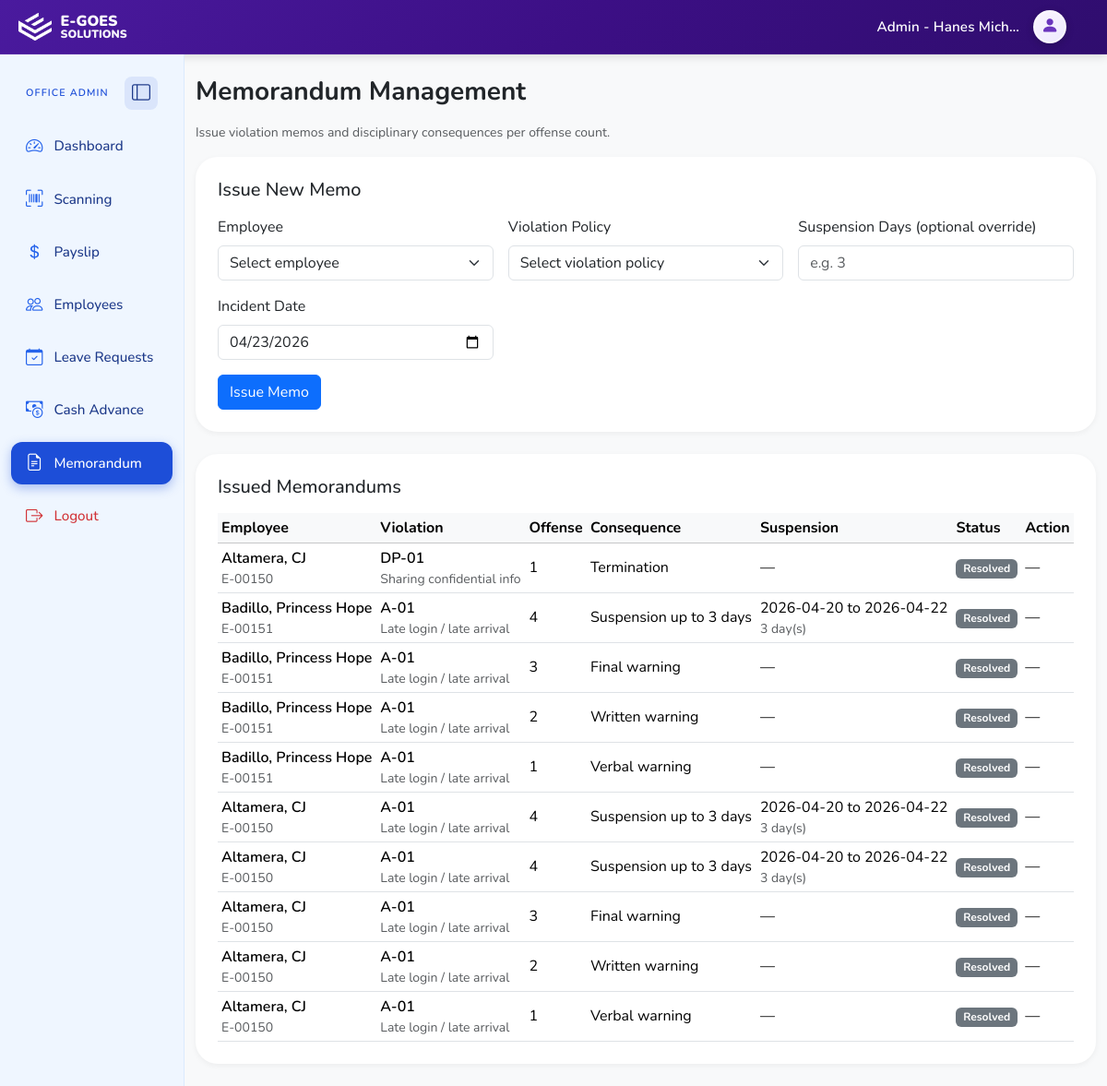
/EgoesSolution/admin/memorandum.php (signed in), run on the app's committed database.
### tables this page shows
CREATE TABLE IF NOT EXISTS `users` (
  `id` int NOT NULL AUTO_INCREMENT,
  `office_id` int DEFAULT NULL,
  `role` enum('superadmin','admin','employee') NOT NULL,
  `full_name` varchar(150) NOT NULL,
  `email` varchar(150) NOT NULL,
  `password_hash` varchar(255) NOT NULL,
  `profile_image` varchar(255) DEFAULT NULL,
  `is_active` tinyint(1) NOT NULL DEFAULT '1',
  `created_at` timestamp NOT NULL DEFAULT CURRENT_TIMESTAMP,
  PRIMARY KEY (`id`),
  UNIQUE KEY `email` (`email`),
  KEY `office_id` (`office_id`),
  CONSTRAINT `users_ibfk_1` FOREIGN KEY (`office_id`) REFERENCES `offices` (`id`)
);

CREATE TABLE IF NOT EXISTS `employee_memos` (
  `id` int NOT NULL AUTO_INCREMENT,
  `user_id` int NOT NULL,
  `employee_id` int DEFAULT NULL,
  `office_id` int NOT NULL,
  `issued_by` int NOT NULL,
  `violation_code` varchar(50) NOT NULL,
  `violation_name` varchar(255) NOT NULL,
  `offense_number` int NOT NULL,
  `consequence` varchar(255) NOT NULL,
  `consequence_type` varchar(30) NOT NULL,
  `suspension_days` int DEFAULT NULL,
  `suspension_start` date DEFAULT NULL,
  `suspension_end` date DEFAULT NULL,
  `memo_notes` text,
  `status` varchar(30) NOT NULL DEFAULT 'active',
  `created_at` timestamp NULL DEFAULT CURRENT_TIMESTAMP,
  `updated_at` timestamp NULL DEFAULT CURRENT_TIMESTAMP ON UPDATE CURRENT_TIMESTAMP,
  PRIMARY KEY (`id`),
  KEY `idx_employee_memos_user` (`user_id`),
  KEY `idx_employee_memos_office` (`office_id`),
  KEY `idx_employee_memos_violation` (`violation_code`),
  KEY `idx_employee_memos_status` (`status`),
  KEY `idx_employee_memos_office_created` (`office_id`,`created_at`,`id`)
);

CREATE TABLE IF NOT EXISTS `employees` (
  `id` int NOT NULL AUTO_INCREMENT,
  `user_id` int NOT NULL,
  `employee_code` varchar(50) NOT NULL,
  `position` varchar(100) DEFAULT NULL,
  `rate_type` enum('hourly','monthly') NOT NULL,
  `rate_amount` decimal(10,2) NOT NULL DEFAULT '0.00',
  `date_hired` date DEFAULT NULL,
  PRIMARY KEY (`id`),
  UNIQUE KEY `employee_code` (`employee_code`),
  KEY `user_id` (`user_id`),
  CONSTRAINT `employees_ibfk_1` FOREIGN KEY (`user_id`) REFERENCES `users` (`id`)
);

### EgoesSolution/admin/memorandum.php (the view, shortened to what this page needs)
<?php
require_once __DIR__ . '/../config/database.php';
$officeId = (int) ($_SESSION['office_id'] ?? 0);
$error = $_SESSION['memo_flash_error'] ?? null;
try {
    $pdo->exec(
        'CREATE TABLE IF NOT EXISTS violation_policies (
            id INT AUTO_INCREMENT PRIMARY KEY,
            code VARCHAR(50) NOT NULL UNIQUE,
            violation_name VARCHAR(255) NOT NULL,
            refresh_months INT NOT NULL DEFAULT 0,
            offense_1 VARCHAR(255) NOT NULL,
            offense_1_type VARCHAR(50) DEFAULT "warning",
            offense_1_days INT DEFAULT 0,
            offense_2 VARCHAR(255) NOT NULL,
            offense_2_type VARCHAR(50) DEFAULT "warning",
            offense_2_days INT DEFAULT 0,
            offense_3 VARCHAR(255) NOT NULL,
            offense_3_type VARCHAR(50) DEFAULT "warning",
            offense_3_days INT DEFAULT 0,
            offense_4 VARCHAR(255) NOT NULL,
            offense_4_type VARCHAR(50) DEFAULT "warning",
            offense_4_days INT DEFAULT 0,
            is_active TINYINT(1) NOT NULL DEFAULT 1,
            created_at TIMESTAMP DEFAULT CURRENT_TIMESTAMP,
            updated_at TIMESTAMP DEFAULT CURRENT_TIMESTAMP ON UPDATE CURRENT_TIMESTAMP
        ) ENGINE=InnoDB DEFAULT CHARSET=utf8mb4'
    );
    $pdo->exec(
        'CREATE TABLE IF NOT EXISTS employee_memos (
            id INT AUTO_INCREMENT PRIMARY KEY,
            user_id INT NOT NULL,
            employee_id INT NULL,
            office_id INT NOT NULL,
            issued_by INT NOT NULL,
            violation_code VARCHAR(50) NOT NULL,
            violation_name VARCHAR(255) NOT NULL,
            offense_number INT NOT NULL,
            consequence VARCHAR(255) NOT NULL,
            consequence_type VARCHAR(30) NOT NULL,
            suspension_days INT NULL,
            suspension_start DATE NULL,
            suspension_end DATE NULL,
            memo_notes TEXT NULL,
            status VARCHAR(30) NOT NULL DEFAULT "active",
            created_at TIMESTAMP DEFAULT CURRENT_TIMESTAMP,
            updated_at TIMESTAMP DEFAULT CURRENT_TIMESTAMP ON UPDATE CURRENT_TIMESTAMP,
            INDEX idx_employee_memos_user (user_id),
            INDEX idx_employee_memos_office (office_id),
            INDEX idx_employee_memos_violation (violation_code),
            INDEX idx_employee_memos_status (status)
        ) ENGINE=InnoDB DEFAULT CHARSET=utf8mb4'
    );
    $pdo->exec(
        'CREATE TABLE IF NOT EXISTS violation_letter_templates (
            id INT AUTO_INCREMENT PRIMARY KEY,
            code VARCHAR(50) NOT NULL UNIQUE,
            subject_template VARCHAR(255) NOT NULL,
            body_template TEXT NOT NULL,
            is_active TINYINT(1) NOT NULL DEFAULT 1,
            created_at TIMESTAMP DEFAULT CURRENT_TIMESTAMP,
            updated_at TIMESTAMP DEFAULT CURRENT_TIMESTAMP ON UPDATE CURRENT_TIMESTAMP
        ) ENGINE=InnoDB DEFAULT CHARSET=utf8mb4'
    );
} catch (Throwable $e) {
    $error = 'Unable to initialize memorandum records.';
}
$memos = [];
$memoPage = max(1, (int) ($_GET['memo_page'] ?? 1));
$memoPerPage = 25;
if ($officeId > 0 && $error === null) {
    try {
        $memoOffset = ($memoPage - 1) * $memoPerPage;
        $memoStmt = $pdo->prepare(
            "SELECT m.id, m.user_id, m.employee_id, m.office_id, m.issued_by, m.violation_code, m.violation_name,
                    m.offense_number, m.consequence, m.consequence_type, m.suspension_days, m.suspension_start,
                    m.suspension_end, m.memo_notes, m.status, m.created_at, u.full_name AS employee_name, e.employee_code
             FROM employee_memos m
             JOIN users u ON u.id = m.user_id
             LEFT JOIN employees e ON e.user_id = m.user_id
             WHERE m.office_id = ?
             ORDER BY m.created_at DESC, m.id DESC
             LIMIT $memoPerPage OFFSET $memoOffset"
        );
        $memoStmt->execute([$officeId]);
        $memos = $memoStmt->fetchAll(PDO::FETCH_ASSOC) ?: [];
    } catch (Throwable $e) {
        $error = 'Unable to load memorandum data.';
    }
}
?>
<!DOCTYPE html>
<html lang="en">
  <head>
    <link
      href="https://cdn.jsdelivr.net/npm/bootstrap@5.3.3/dist/css/bootstrap.min.css"
      rel="stylesheet"
    />
    <link rel="stylesheet" href="https://cdn.jsdelivr.net/npm/bootstrap-icons@1.11.3/font/bootstrap-icons.css" />
    <link rel="stylesheet" href="../assets/css/style.css?v=blue1" />
  </head>
  <body class="bg-light">
    <?php include __DIR__ . '/../includes/header.php'; ?>
    <div class="container-fluid">
      <div class="row">
        <?php include __DIR__ . '/../includes/sidebar_admin.php'; ?>
        <main class="col-12 col-md-9 col-lg-10 py-4">
          <h3 class="mb-3 fw-bold">Memorandum Management</h3>
          <p class="text-muted small mb-3">Issue violation memos and disciplinary consequences per offense count.</p>
          <div class="eg-panel mb-4">
            <h5 class="mb-3">Issue New Memo</h5>
            <form method="post" class="row g-3">
              <div class="col-md-4">
                <label for="user_id" class="form-label">Employee</label>
                <select id="user_id" name="user_id" class="form-select" required>
                  <option value="">Select employee</option>
                </select>
              </div>
              <div class="col-md-4">
                <label for="violation_code" class="form-label">Violation Policy</label>
                <select id="violation_code" name="violation_code" class="form-select" required>
                  <option value="">Select violation policy</option>
                </select>
              </div>
              <div class="col-md-4">
                <label for="suspension_days" class="form-label">Suspension Days (optional override)</label>
                <input type="number" min="0" id="suspension_days" name="suspension_days" class="form-control" placeholder="e.g. 3" />
              </div>
              <div class="col-md-4">
                <label for="incident_date" class="form-label">Incident Date</label>
                <input type="date" id="incident_date" name="incident_date" class="form-control" value="<?= htmlspecialchars(date('Y-m-d'), ENT_QUOTES, 'UTF-8') ?>" />
              </div>
              <div class="col-12">
                <button type="submit" class="btn btn-primary">Issue Memo</button>
              </div>
            </form>
          </div>
          <div class="eg-panel">
            <h5 class="mb-3">Issued Memorandums</h5>
            <?php if (empty($memos)): ?>
              <p class="text-muted mb-0">No memorandums issued yet.</p>
            <?php else: ?>
              <div class="table-responsive">
                <table class="table table-sm align-middle mb-0">
                  <thead class="table-light">
                    <tr>
                      <th>Employee</th>
                      <th>Violation</th>
                      <th>Offense</th>
                      <th>Consequence</th>
                      <th>Suspension</th>
                      <th>Status</th>
                      <th>Action</th>
                    </tr>
                  </thead>
                  <tbody>
                    <?php foreach ($memos as $memo): ?>
                      <?php
                      $status = strtolower((string) ($memo['status'] ?? 'resolved'));
                      $badgeClass = $status === 'active' ? 'bg-danger' : 'bg-secondary';
                      ?>
                      <tr>
                        <td>
                          <div class="fw-semibold"><?= htmlspecialchars((string) ($memo['employee_name'] ?? ''), ENT_QUOTES, 'UTF-8') ?></div>
                          <div class="small text-muted"><?= htmlspecialchars((string) ($memo['employee_code'] ?? ''), ENT_QUOTES, 'UTF-8') ?></div>
                        </td>
                        <td>
                          <div class="fw-semibold"><?= htmlspecialchars((string) ($memo['violation_code'] ?? ''), ENT_QUOTES, 'UTF-8') ?></div>
                          <div class="small text-muted"><?= htmlspecialchars((string) ($memo['violation_name'] ?? ''), ENT_QUOTES, 'UTF-8') ?></div>
                        </td>
                        <td><?= (int) ($memo['offense_number'] ?? 0) ?></td>
                        <td>
                          <div><?= htmlspecialchars((string) ($memo['consequence'] ?? ''), ENT_QUOTES, 'UTF-8') ?></div>
                        </td>
                        <td>
                          <?php if (($memo['consequence_type'] ?? '') === 'suspension'): ?>
                            <?= htmlspecialchars((string) ($memo['suspension_start'] ?? '-'), ENT_QUOTES, 'UTF-8') ?>
                            to
                            <?= htmlspecialchars((string) ($memo['suspension_end'] ?? '-'), ENT_QUOTES, 'UTF-8') ?>
                            <div class="small text-muted"><?= (int) ($memo['suspension_days'] ?? 0) ?> day(s)</div>
                          <?php else: ?>
                            —
                          <?php endif; ?>
                        </td>
                        <td><span class="badge <?= $badgeClass ?>"><?= htmlspecialchars(ucfirst($status), ENT_QUOTES, 'UTF-8') ?></span></td>
                        <td>
                          <?php if ($status === 'active'): ?>
                            <form method="post">
                              <input type="hidden" name="action" value="resolve_memo" />
                              <input type="hidden" name="memo_id" value="<?= (int) ($memo['id'] ?? 0) ?>" />
                              <button type="submit" class="btn btn-sm btn-outline-secondary">Mark Resolved</button>
                            </form>
                          <?php else: ?>
                            —
                          <?php endif; ?>
                        </td>
                      </tr>
                    <?php endforeach; ?>
                  </tbody>
                </table>
              </div>
            <?php endif; ?>
          </div>
        </main>
      </div>
    </div>
  </body>
</html>

### EgoesSolution/includes/header.php (shortened to what this page needs)
<?php
$headerTopbarExtraClass = isset($headerTopbarExtraClass) ? trim((string) $headerTopbarExtraClass) : '';
if (isset($headerAssetBase)) {
  $headerAssetBase = trim((string) $headerAssetBase);
  $headerAssetBase = $headerAssetBase === '' ? '' : rtrim($headerAssetBase, '/') . '/';
} else {
  $headerAssetBase = '../';
}
$userId = (int) ($_SESSION['user_id'] ?? 0);
$headerAvatarUrl = '';
if ($userId > 0 && isset($pdo) && $pdo instanceof PDO) {
  try {
    $headerStmt = $pdo->prepare('SELECT full_name, profile_image FROM users WHERE id = ? LIMIT 1');
    $headerStmt->execute([$userId]);
    $headerUser = $headerStmt->fetch(PDO::FETCH_ASSOC);
    if ($headerUser) {
      $dbFullName = trim((string) ($headerUser['full_name'] ?? ''));
      if ($dbFullName !== '') {
        $name = $dbFullName;
      }
      $headerAvatarUrl = trim((string) ($headerUser['profile_image'] ?? ''));
    }
  } catch (Throwable $e) {
  }
}
$role = $_SESSION['role'] ?? '';
$prefix = '';
if ($role === 'superadmin') {
  $prefix = 'SuperAdmin - ';
} elseif ($role === 'admin') {
  $prefix = 'Admin - ';
} elseif ($role === 'employee') {
  $prefix = 'Employee - ';
}
$isProfileHeader = in_array($role, ['admin', 'superadmin', 'employee'], true);
$isEmployeeProfileModalEnabled = $role === 'employee';
$isAdminProfileModalEnabled = $role === 'admin';
$isSuperadminProfileModalEnabled = $role === 'superadmin';
$profileModalEnabled = $isEmployeeProfileModalEnabled || $isAdminProfileModalEnabled || $isSuperadminProfileModalEnabled;
$profileModalId = $isAdminProfileModalEnabled
  ? 'adminProfileModal'
  : ($isSuperadminProfileModalEnabled ? 'superadminProfileModal' : 'employeeProfileModal');
$parts = explode(',', $name, 2);
if (count($parts) > 1) {
  $displayName = trim($parts[1]);
} else {
  $nameParts = explode(' ', trim($name));
  $displayName = $nameParts[0];
}
?>
<header class="eg-topbar<?= $headerTopbarExtraClass !== '' ? ' ' . htmlspecialchars($headerTopbarExtraClass, ENT_QUOTES, 'UTF-8') : '' ?> d-flex justify-content-between align-items-center">
  <div class="eg-system-brand d-inline-flex align-items-center" style="gap:.6rem;">
    <img src="<?= htmlspecialchars($headerAssetBase, ENT_QUOTES, 'UTF-8') ?>assets/images/logo-white.png" alt="E-Goes Solutions" class="eg-system-logo" style="width:36px;height:auto;display:block;" />
    <div class="eg-system-wordmark d-flex flex-column" style="line-height:1.02;">
      <span class="eg-system-wordmark-top" style="font-size:1rem;font-weight:900;color:#fff;text-transform:uppercase;">E-Goes</span>
      <span class="eg-system-wordmark-bottom" style="font-size:.76rem;font-weight:900;color:rgba(255,255,255,.95);text-transform:uppercase;">Solutions</span>
    </div>
  </div>
  <?php if ($isProfileHeader): ?>
    <a
      href="<?= $profileModalEnabled ? '#' : 'profile.php' ?>"
      class="eg-topbar-user me-3"
      <?php if ($profileModalEnabled): ?>
      data-bs-toggle="modal"
      data-bs-target="#<?= $profileModalId ?>"
      <?php endif; ?>>
      <span class="eg-topbar-greeting" id="egTopbarGreeting"><?= htmlspecialchars($prefix . $displayName) ?></span>
      <div
        class="eg-avatar-circle eg-avatar-circle--header overflow-hidden d-flex align-items-center justify-content-center">
        <?php if ($headerAvatarUrl !== ''): ?>
          <img
            id="egTopbarAvatarImg"
            src="<?= htmlspecialchars($headerAvatarUrl) ?>"
            alt="Profile"
            style="width:100%;height:100%;object-fit:cover;"
          />
          <span class="bi bi-person-fill eg-topbar-avatar-fallback d-none" id="egTopbarAvatarFallback" aria-hidden="true"></span>
        <?php else: ?>
          <span class="bi bi-person-fill eg-topbar-avatar-fallback" id="egTopbarAvatarFallback" aria-hidden="true"></span>
        <?php endif; ?>
      </div>
    </a>
  <?php endif; ?>
</header>

### data on the page
users: full_name "Admin - Hanes Mich…"
employee_memos: user.full_name "Altamera, CJ", employee.employee_code "E-00150", violation_code "DP-01", violation_name "Sharing confidential info", offense_number "1", consequence "Termination", status "Resolved"
employee_memos: user.full_name "Badillo, Princess Hope", employee.employee_code "E-00151", violation_code "A-01", violation_name "Late login / late arrival", offense_number "4", consequence "Suspension up to 3 days", suspension_start "2026-04-20", suspension_end "2026-04-22", suspension_days "3", status "Resolved"
employee_memos: user.full_name "Badillo, Princess Hope", employee.employee_code "E-00151", violation_code "A-01", violation_name "Late login / late arrival", offense_number "3", consequence "Final warning", status "Resolved"
employee_memos: user.full_name "Badillo, Princess Hope", employee.employee_code "E-00151", violation_code "A-01", violation_name "Late login / late arrival", offense_number "2", consequence "Written warning", status "Resolved"
employee_memos: user.full_name "Badillo, Princess Hope", employee.employee_code "E-00151", violation_code "A-01", violation_name "Late login / late arrival", offense_number "1", consequence "Verbal warning", status "Resolved"
employee_memos: user.full_name "Altamera, CJ", employee.employee_code "E-00150", violation_code "A-01", violation_name "Late login / late arrival", offense_number "4", consequence "Suspension up to 3 days", suspension_start "2026-04-20", suspension_end "2026-04-22", suspension_days "3", status "Resolved"
employee_memos: user.full_name "Altamera, CJ", employee.employee_code "E-00150", violation_code "A-01", violation_name "Late login / late arrival", offense_number "4", consequence "Suspension up to 3 days", suspension_start "2026-04-20", suspension_end "2026-04-22", suspension_days "3", status "Resolved"
employee_memos: user.full_name "Altamera, CJ", employee.employee_code "E-00150", violation_code "A-01", violation_name "Late login / late arrival", offense_number "3", consequence "Final warning", status "Resolved"
employee_memos: user.full_name "Altamera, CJ", employee.employee_code "E-00150", violation_code "A-01", violation_name "Late login / late arrival", offense_number "2", consequence "Written warning", status "Resolved"
employee_memos: user.full_name "Altamera, CJ", employee.employee_code "E-00150", violation_code "A-01", violation_name "Late login / late arrival", offense_number "1", consequence "Verbal warning", status "Resolved"
